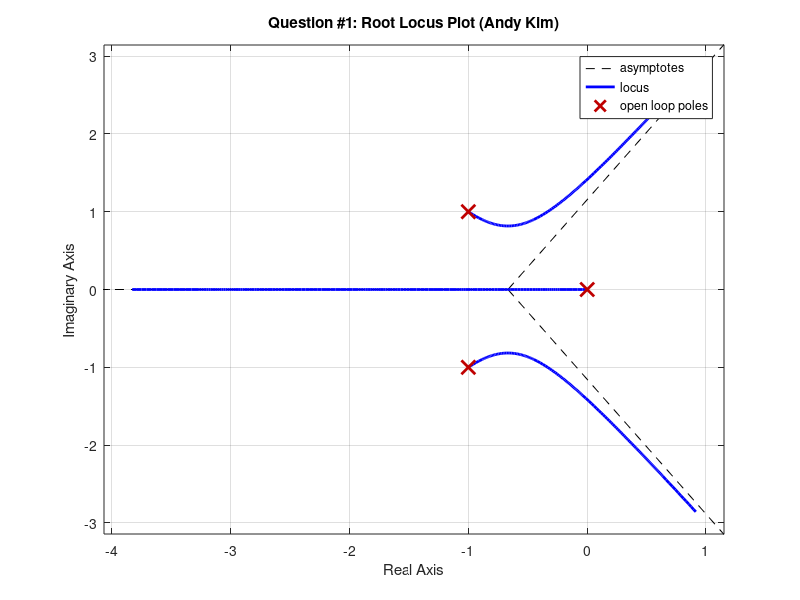
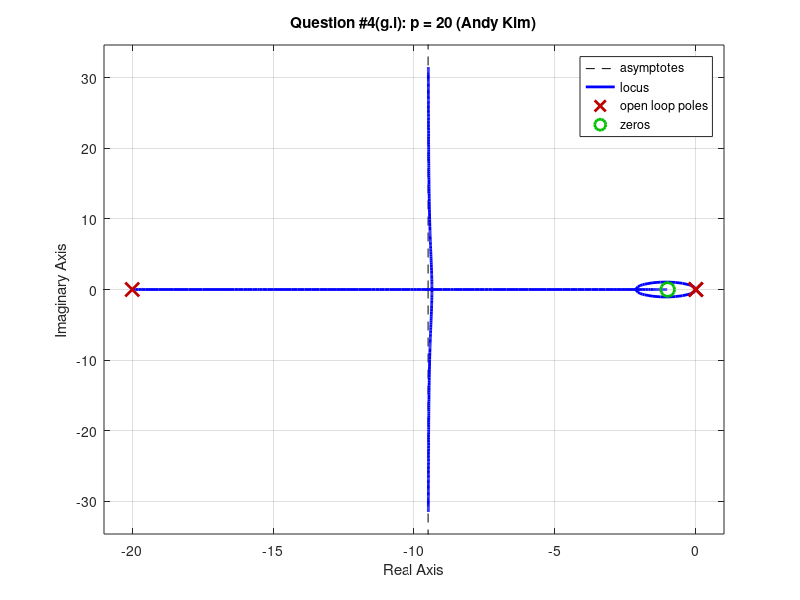
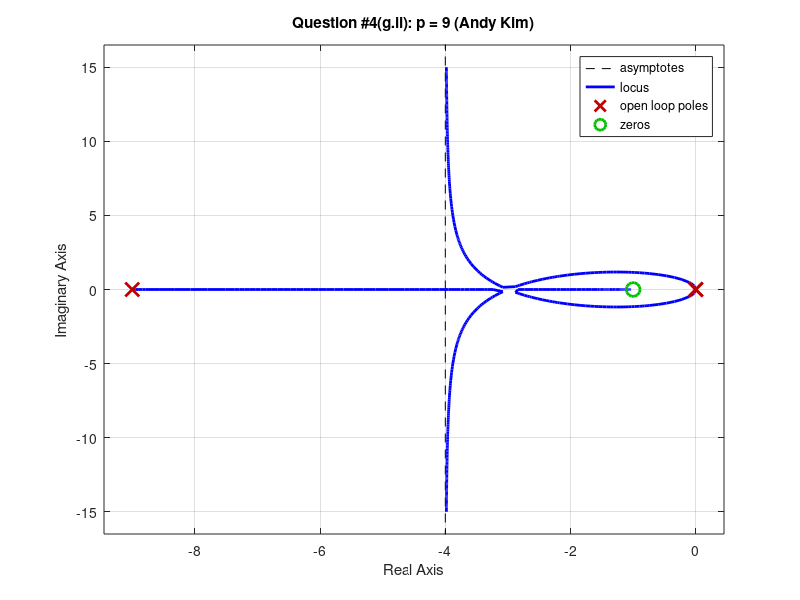
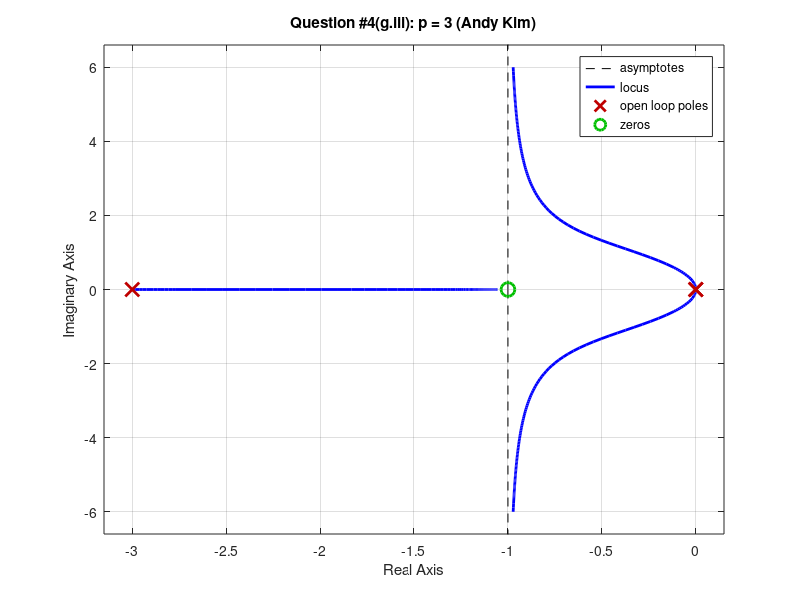

These charts were generated, in order, by the following MATLAB code:
% Andy Kim
% ME 351 HW #3
% Root Locus

% Parameters for (#5)
R = 8.4;                        % Ohms / Resistance
L = 0.00116;                    % H / Inductance
B = 0.01;                       % N-m-s / Damping Coefficient
Jm = 5.25e-6;                   % kgm^2 / Inertia of Motor
Jd = 0.5 * 0.053 * (0.0248^2);  % kgm^2 / Inertia of Disk
Km = 0.042;                     % N-m/A / Motor Torque Constant
Kb = 0.042;                     % V/(rad/s) / Emf Constant
                                
% (#1) RL Plot
num=[1];
den=[1 2 2 0];                  % s^3+2s^2+2s+0
sys=tf(num,den)

figure(1)
rlocus(sys)
title('Question #1: Root Locus Plot (Andy Kim)');

% (#4) Lead Compensation
% (g.i)
num=[1]
den=[1 0 0]
sys_pd=tf(num,den)
Z=1;
P=20;                           % p = 20
lead=tf([1 Z],[1 P]);
 

figure(2)
rlocus(lead*sys_pd)
title('Question #4(g.i): p = 20 (Andy Kim)');

% (g.ii)
P=9;                            % p = 9
lead=tf([1 Z],[1 P]);
 
figure(3)
rlocus(lead*sys_pd)
title('Question #4(g.ii): p = 9 (Andy Kim)');

% (g.iii)
P=3;                            % p = 3
lead=tf([1 Z],[1 P]);
 
figure(4)
rlocus(lead*sys_pd)
title('Question #4(g.iii): p = 3 (Andy Kim)');

% (#5)
% Transfer Function
s = tf('s');
P_motor = Km /(((Jm + Jd)*s+B)*(L*s+R)+(Km*Kb));

%rltool(P_motor)


